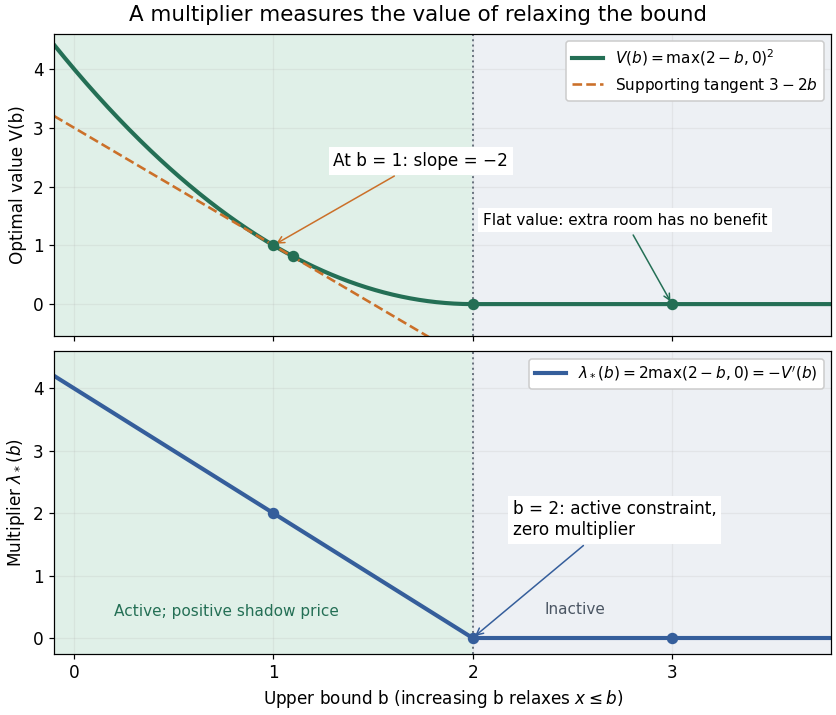

Reproduce this figure in Python.
"""Plot the optimal value, its supporting tangent and the inequality multiplier.

Tested with Python 3.14.4, Matplotlib 3.10.7 and NumPy 2.3.5.
Run from _media; saves this script's basename.png in the current directory.
"""
from pathlib import Path

import matplotlib
matplotlib.use("Agg")
import matplotlib.pyplot as plt
import numpy as np


def main():
    plt.rcParams.update({"font.size": 11})
    bound = np.linspace(-0.1, 3.8, 800)
    value = np.maximum(2 - bound, 0) ** 2
    multiplier = 2 * np.maximum(2 - bound, 0)
    tangent = 3 - 2 * bound
    assert np.all(value >= tangent - 1e-12)
    assert np.isclose((2 - 1.1) ** 2 - 1, -0.19)
    fig, axes = plt.subplots(2, 1, figsize=(7.6, 6.5), sharex=True,
                             layout="constrained", facecolor="white")
    for ax in axes:
        ax.set_facecolor("white")
        ax.axvspan(bound[0], 2, color="#e0f0e8")
        ax.axvspan(2, bound[-1], color="#edf0f4")
        ax.axvline(2, color="#6b7580", lw=1.3, ls=":")
        ax.grid(alpha=0.18)
        ax.set_xlim(bound[0], bound[-1])
    top, bottom = axes
    top.plot(bound, value, lw=2.7, color="#246f55", label=r"$V(b)=\max(2-b,0)^2$")
    top.plot(bound, tangent, ls="--", lw=1.7, color="#cb7029", label=r"Supporting tangent $3-2b$")
    top.scatter([1, 1.1, 2, 3], [1, 0.81, 0, 0], color="#246f55", s=42, zorder=5)
    top.annotate("At b = 1: slope = −2", (1, 1), xytext=(1.3, 2.35),
                 arrowprops={"arrowstyle": "->", "color": "#cb7029"}, fontsize=11,
                 bbox={"facecolor": "white", "edgecolor": "none", "pad": 3})
    top.annotate("Flat value: extra room has no benefit", (3, 0), xytext=(2.05, 1.35),
                 arrowprops={"arrowstyle": "->", "color": "#246f55"}, fontsize=10,
                 bbox={"facecolor": "white", "edgecolor": "none", "pad": 3})
    top.set(ylim=(-0.55, 4.6), ylabel="Optimal value V(b)")
    top.legend(loc="upper right", fontsize=10, framealpha=1)
    bottom.plot(bound, multiplier, color="#355e9b", lw=2.7,
                label=r"$\lambda_*(b)=2\max(2-b,0)=-V'(b)$")
    bottom.scatter([1, 2, 3], [2, 0, 0], color="#355e9b", s=42, zorder=5)
    bottom.annotate("b = 2: active constraint,\nzero multiplier", (2, 0), xytext=(2.2, 1.65),
                    arrowprops={"arrowstyle": "->", "color": "#355e9b"}, fontsize=11,
                    bbox={"facecolor": "white", "edgecolor": "none", "pad": 3})
    bottom.text(0.2, 0.35, "Active; positive shadow price", fontsize=10, color="#246f55")
    bottom.text(2.36, 0.38, "Inactive", fontsize=10, color="#4b5663")
    bottom.set(ylim=(-0.25, 4.6), xlabel=r"Upper bound b (increasing b relaxes $x\leq b$)",
               ylabel=r"Multiplier $\lambda_*(b)$")
    bottom.set_xticks([0, 1, 2, 3])
    bottom.legend(loc="upper right", fontsize=10, framealpha=1)
    fig.suptitle("A multiplier measures the value of relaxing the bound", fontsize=14)
    fig.savefig(Path.cwd() / (Path(__file__).stem + ".png"), dpi=110,
                facecolor="white", transparent=False)
    plt.close(fig)


if __name__ == "__main__":
    main()
